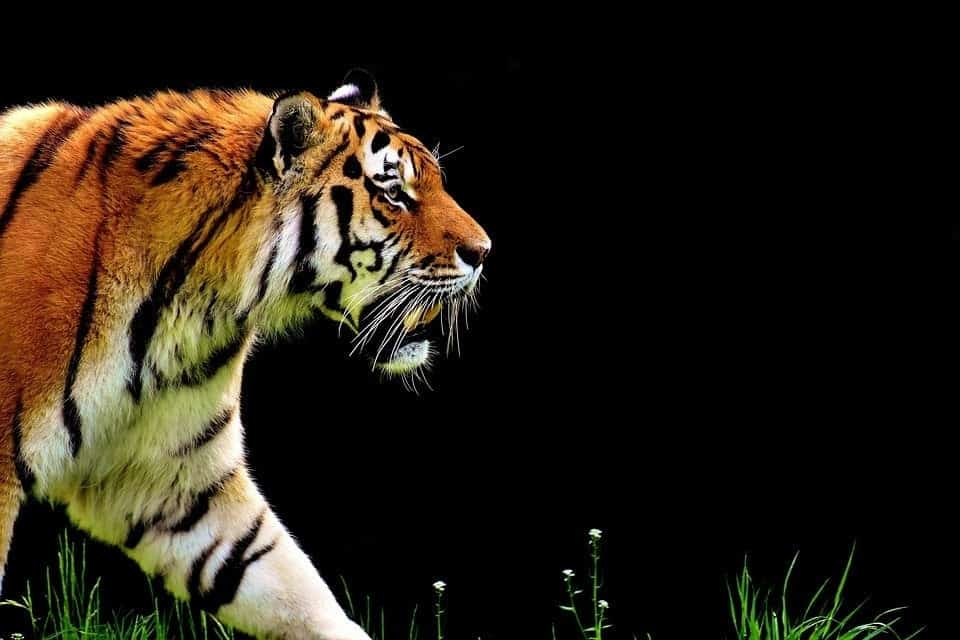
#> input picture src/wavy_lines/tiger.jpg, 960 x 640 px
$ python processing.py   (older library calls are emulated)
#> lines starting #> are read from the running program, lines starting #| are printed output that depends on the picture; after the words box and inside, x2 and y2 are one past the last pixel; in counts of white or black regions, pixels touching at a corner belong together
import cv2
from pathlib import Path


def main() -> None:
    # Read the original image
    current_filepath = Path(__file__)
    image_filepath = current_filepath.parent / 'tiger.jpg'
    img = cv2.imread(str(image_filepath))
#> img is the input picture: shape (640, 960, 3); mean B, G, R 21.1, 32.3, 39.7
    # Display original image
    cv2.imshow('Original', img)
    cv2.waitKey(0)

    # Convert to graycsale
    img_gray = cv2.cvtColor(img, cv2.COLOR_BGR2GRAY)
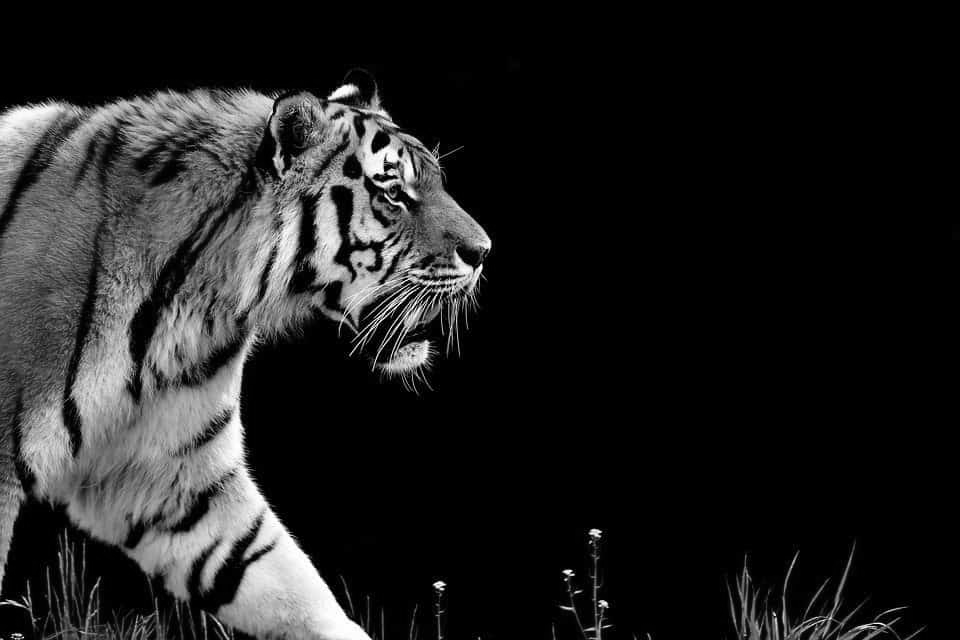
#> img_gray: shape (640, 960); min 0, max 255, mean 33.2
    # Blur the image for better edge detection
    img_blur = cv2.GaussianBlur(img_gray, (3,3), 0)

    # Sobel Edge Detection
    sobelx = cv2.Sobel(src=img_blur, ddepth=cv2.CV_64F, dx=1, dy=0, ksize=5) # Sobel Edge Detection on the X axis
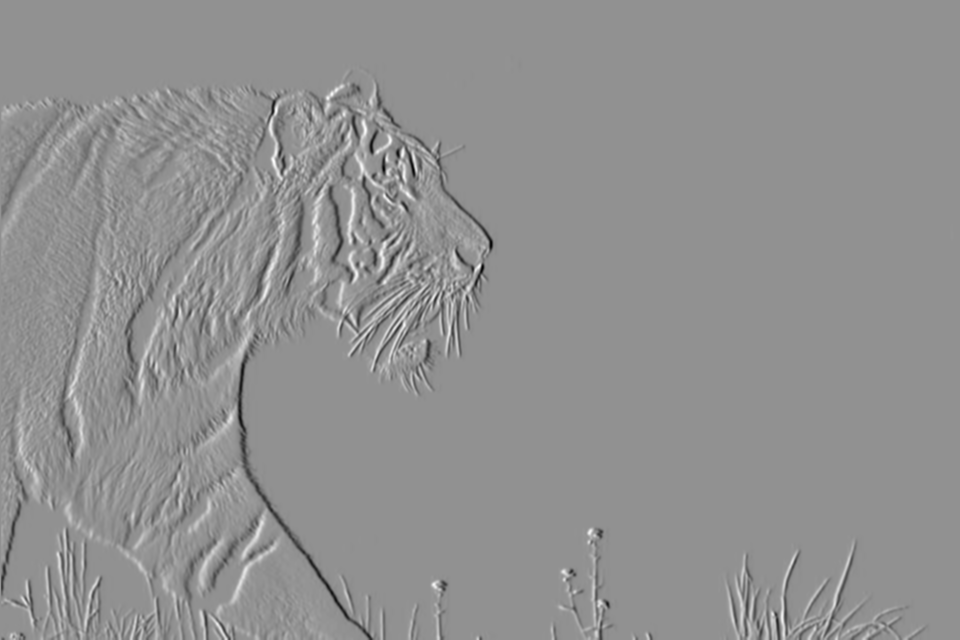
#> sobelx: shape (640, 960) float64; min -9364, max 7086, mean -10.1; drawn with min black and max white
    sobely = cv2.Sobel(src=img_blur, ddepth=cv2.CV_64F, dx=0, dy=1, ksize=5) # Sobel Edge Detection on the Y axis
    sobelxy = cv2.Sobel(src=img_blur, ddepth=cv2.CV_64F, dx=1, dy=1, ksize=5) # Combined X and Y Sobel Edge Detection
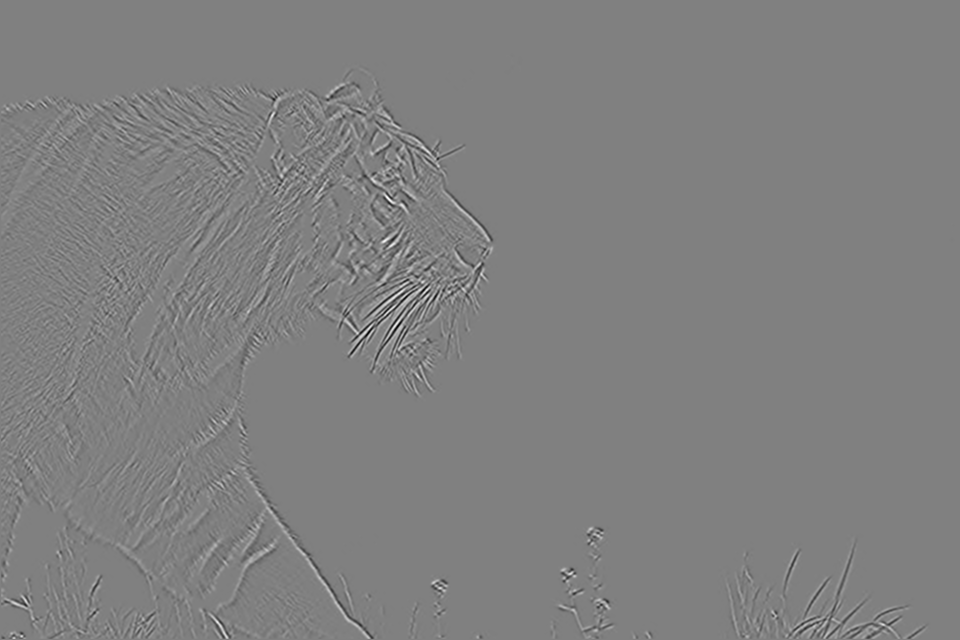
#> sobelxy: shape (640, 960) float64; min -1984, max 1963, mean 0; drawn with min black and max white
    # Display Sobel Edge Detection Images
    cv2.imshow('Sobel X', sobelx)
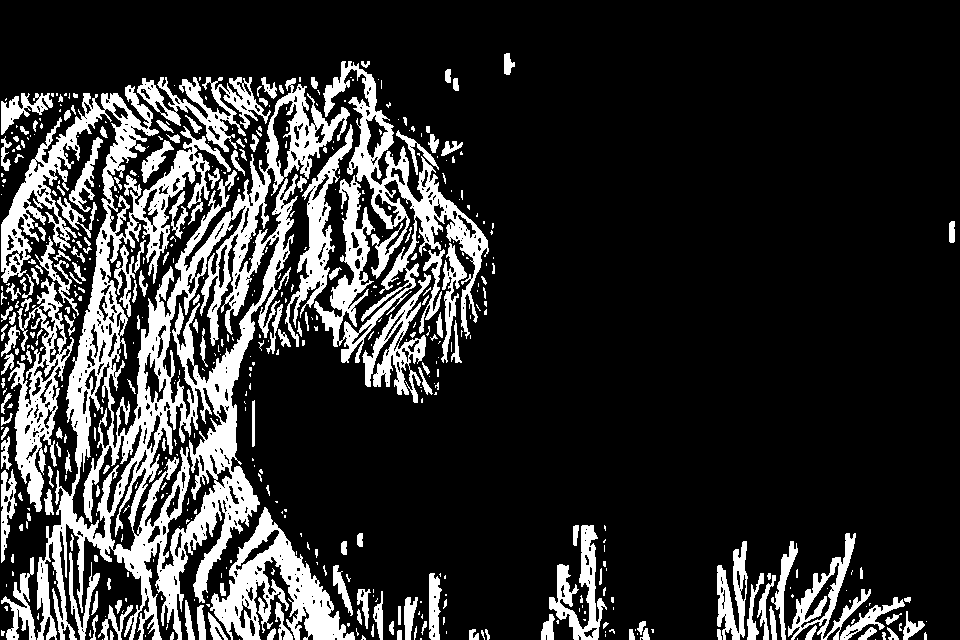
#> window 'Sobel X': shape (640, 960); 19.2% white; 522 white regions (329 under 20 px), largest, box (x1, y1, x2, y2) and area: (1, 78, 350, 640) 52568, (314, 61, 489, 363) 12566, (210, 507, 355, 640) 7157
    cv2.waitKey(0)
    cv2.imshow('Sobel Y', sobely)
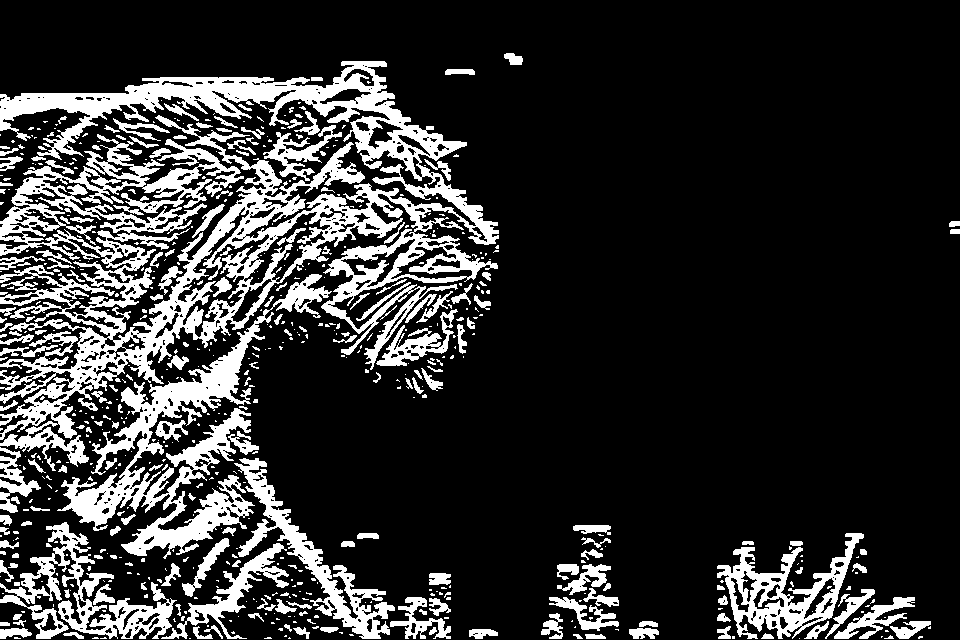
#> window 'Sobel Y': shape (640, 960); 19.1% white; 631 white regions (430 under 20 px), largest, box (x1, y1, x2, y2) and area: (0, 61, 499, 471) 57681, (57, 274, 332, 559) 14983, (0, 522, 177, 639) 5790
    cv2.waitKey(0)
    cv2.imshow('Sobel X Y using Sobel() function', sobelxy)
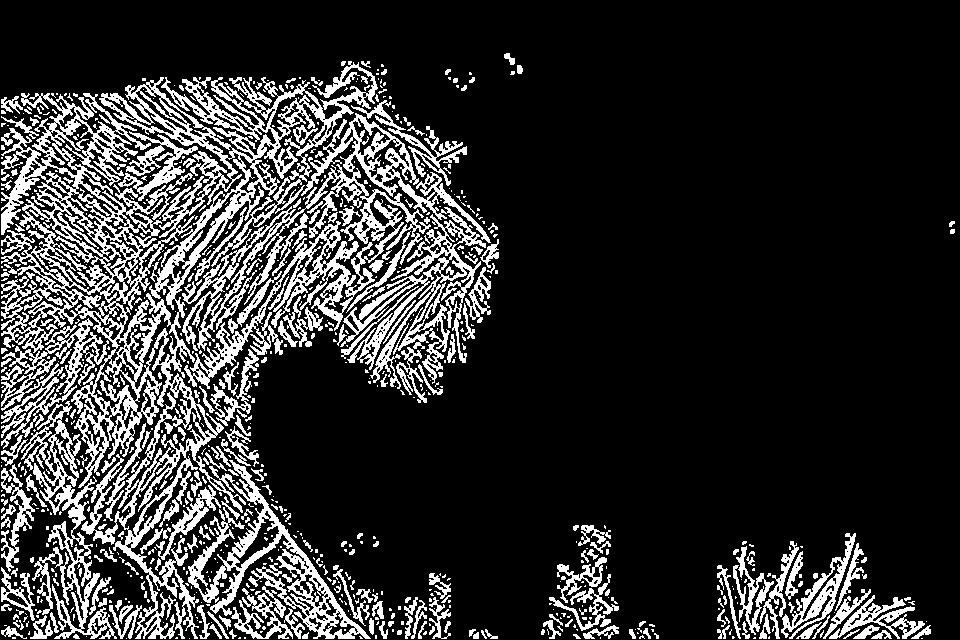
#> window 'Sobel X Y using Sobel() functi': shape (640, 960); 18.8% white; 810 white regions (563 under 20 px), largest, box (x1, y1, x2, y2) and area: (1, 61, 378, 639) 42042, (182, 113, 491, 389) 21418, (188, 460, 371, 639) 6301
    cv2.waitKey(0)

    # Canny Edge Detection
    edges = cv2.Canny(image=img_blur, threshold1=100, threshold2=200) # Canny Edge Detection
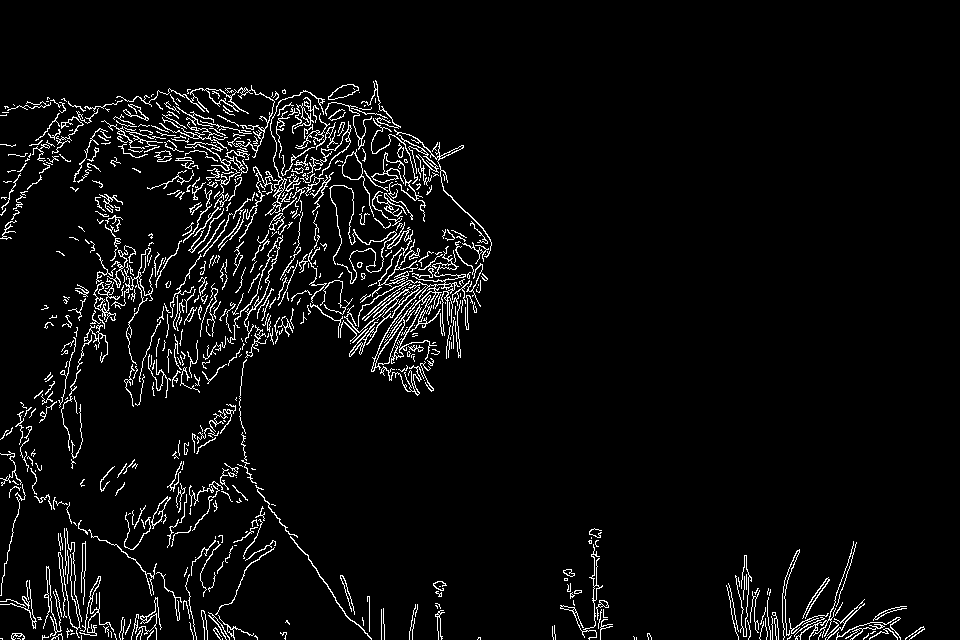
#> edges: shape (640, 960); 4.8% white in thin lines or dots, all inside (x1, y1, x2, y2) = (0, 80, 925, 640)
    # Display Canny Edge Detection Image
    cv2.imshow('Canny Edge Detection', edges)
    cv2.waitKey(0)

    cv2.destroyAllWindows()


if __name__ == "__main__":
    main()
